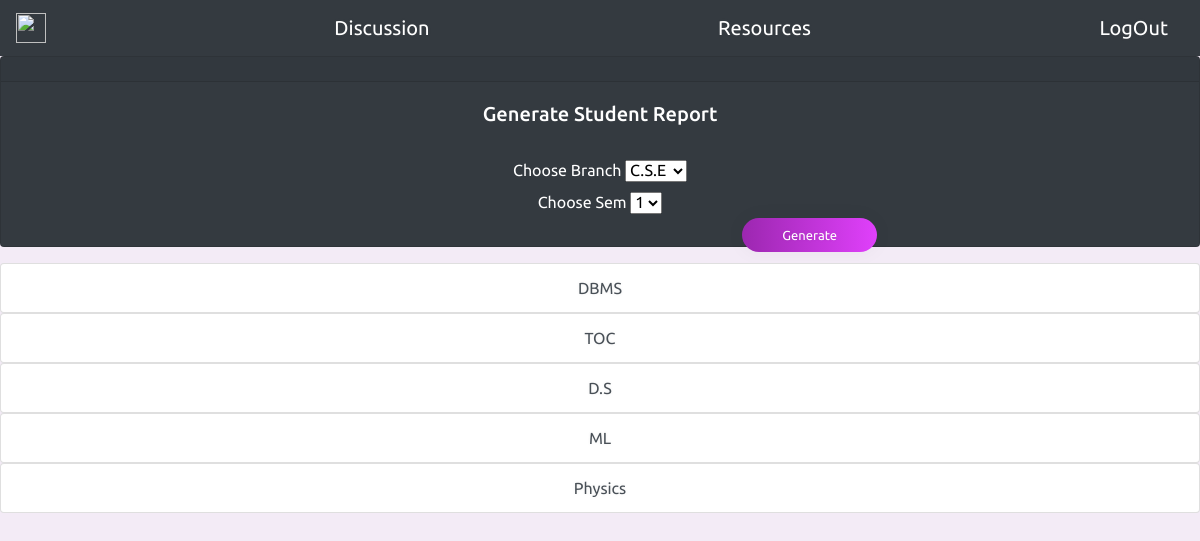
The app's page /doubts (signed in) with its own data.
### tables this page shows
CREATE TABLE teaches(
             
             username TEXT NOT NULL,
             subject_id TEXT,
             FOREIGN KEY(subject_id) REFERENCES subjects(_id)
             FOREIGN KEY(username) REFERENCES teacher(username)   
);

### runner.py (the view, shortened to what this page needs)
@app.route('/doubts')
@app.route('/doubts/<subject>',methods=['GET',"POST"])
@app.route('/doubts/<subject>/<int:doubt_id>',methods=['GET',"POST"])
def doubts(subject=None , doubt_id=None):
    user=session['username']
    courses_enrolled= dm.get_user_subjects(user,session['account_type'])
    doubts=None
    comments=None
    cur_doubt=None
    upvote_status=None
    comments_liked = None
    if request.method=='GET':
        if subject is not None:
            doubts= dm.get_questions(subject)
        return render_template('doubts.html',subject=subject,courses=courses_enrolled,doubts=doubts,doubt_id=doubt_id,account_type=session['account_type'],comments=comments,cur_doubt=cur_doubt,upvote_status=upvote_status,comments_liked=comments_liked)

### database_management.py (called while the page is built)
def get_user_subjects(name,account_type):
    cur=connection.cursor()
    if account_type=='student':
        cur.execute('SELECT _id FROM student_details JOIN subjects ON student_details.branch=subjects.branch AND student_details.semester = subjects.semester WHERE username=(?);',(name,))
        result=cur.fetchall()
    else:
        cur.execute('SELECt subject_id FROM teaches WHERE username=(?)',(name,))
        result=cur.fetchall()
    return result

### templates/doubts.html (shortened to what this page needs)
{% extends "login_home.html" %}
    {% block content %}
        {% if subject==None %}
        {% for course in courses %}
            <center>
            <ul class="list-group">
                <a href='{{ url_for( "doubts",doubt_id = None , subject = course[0]) }}' class="list-group-item list-group-item-action">{{ course[0] }}</a>
            </ul>
            </center>
        {% endfor %}
        {% endif %}
    {% endblock %}

### static/styles/login.css (style rules this page uses)
body { background-color: #F3EBF6; font-family: 'Ubuntu', sans-serif; }
a { text-shadow: 0px 0px 3px rgba(117, 117, 117, 0.12); color: #E1BEE7; text-decoration: none }

### records on screen
teaches: subject "DBMS"
teaches: subject "TOC"
teaches: subject "D.S"
teaches: subject "ML"
teaches: subject "Physics"
